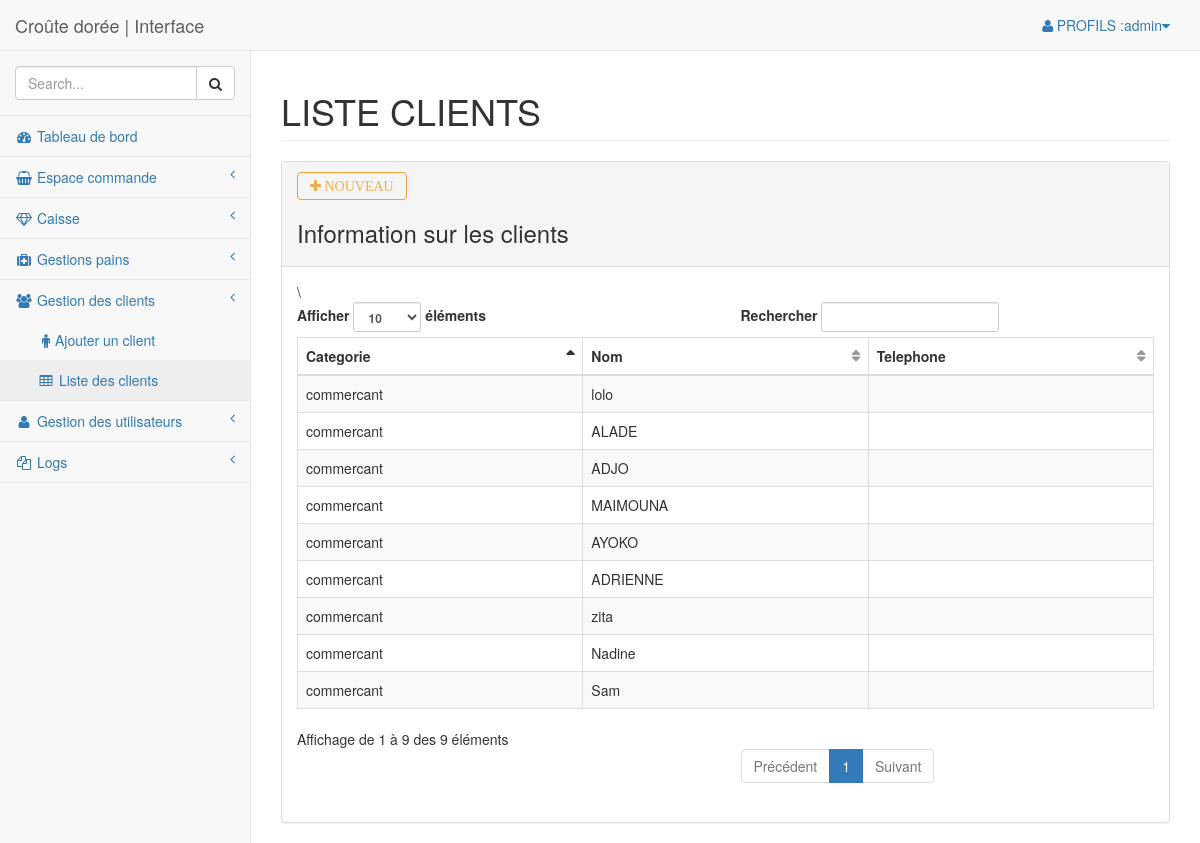
The app's page /index.php?page=list_client (signed in) with its own data.
### tables this page shows
CREATE TABLE IF NOT EXISTS `client` (
  `CODE_CLIENT` int(11) NOT NULL AUTO_INCREMENT,
  `CODE_CATEGORIE` int(11) NOT NULL,
  `NOM_CLIENT` varchar(50) DEFAULT NULL,
  `CONTACT_CLIENT` varchar(15) DEFAULT NULL,
  `SUPPRIME` tinyint(1) DEFAULT '0',
  PRIMARY KEY (`CODE_CLIENT`),
  KEY `FK_ASSOCIATION_10` (`CODE_CATEGORIE`)
);

CREATE TABLE IF NOT EXISTS `categorie` (
  `CODE_CATEGORIE` int(11) NOT NULL AUTO_INCREMENT,
  `LIBELLE_CATEGORIE` varchar(25) DEFAULT NULL,
  `PRIX_APPLIQUE` int(11) DEFAULT NULL,
  `SUPPRIME` tinyint(1) DEFAULT '0',
  PRIMARY KEY (`CODE_CATEGORIE`)
);

### controleurs/list_client.php (called while the page is built)
<?php
require_once('pages/Administration/Client/list_client.php');

### pages/administration/Client/list_client.php (the view, shortened to what this page needs)
<?php
global $bdd;
$clients= $bdd->prepare('SELECT CODE_CLIENT, CA.LIBELLE_CATEGORIE, NOM_CLIENT,CONTACT_CLIENT FROM client CL JOIN categorie CA ON CL.CODE_CATEGORIE=CA.CODE_CATEGORIE');
$clients->execute();
$data=$clients->fetchAll();
?>
            <div class="row">
                <div class="col-lg-12">
                    <h1 class="page-header">LISTE CLIENTS</h1>
                </div>
            </div>
            <div class="row">
                <div class="col-lg-12">
                    <div class="panel panel-default">
                        <div class="panel-heading">
                            <a class="btn btn-outline btn-warning fa fa-plus" href="?page=ajout_client"> NOUVEAU</a>
                            <B>  <h3> Information sur les clients </h3></B>
                        </div>
                        <div class="panel-body">
                            <table width="100%" class="table table-striped table-bordered table-hover" id="dataTables-example2">
                                <thead>
                                    <tr>
                                        <th>Categorie</th>
                                        <th>Nom</th>
                                        <th>Telephone</th>\
                                    </tr>
                                <tbody>
                               <?php
                               foreach ($data as $d){
                                ?>
                                    <tr class="odd gradeX">
                                        <td><?php echo $d->LIBELLE_CATEGORIE; ?></td>
                                        <td><?php echo $d->NOM_CLIENT; ?></td>
                                        <td><?php echo $d->CONTACT_CLIENT; ?></td>
                                    </tr>
                                <?php } ?>
                                </tbody>
                            </table>
                        </div>
                    </div>
                </div>
            </div>

### records on screen
client: categorie.LIBELLE_CATEGORIE "commercant", NOM_CLIENT "lolo"
client: categorie.LIBELLE_CATEGORIE "commercant", NOM_CLIENT "ALADE"
client: categorie.LIBELLE_CATEGORIE "commercant", NOM_CLIENT "ADJO"
client: categorie.LIBELLE_CATEGORIE "commercant", NOM_CLIENT "MAIMOUNA"
client: categorie.LIBELLE_CATEGORIE "commercant", NOM_CLIENT "AYOKO"
client: categorie.LIBELLE_CATEGORIE "commercant", NOM_CLIENT "ADRIENNE"
client: categorie.LIBELLE_CATEGORIE "commercant", NOM_CLIENT "zita"
client: categorie.LIBELLE_CATEGORIE "commercant", NOM_CLIENT "Nadine"
client: categorie.LIBELLE_CATEGORIE "commercant", NOM_CLIENT "Sam"

### other values on screen
$_SESSION['Auth']->login "admin"
